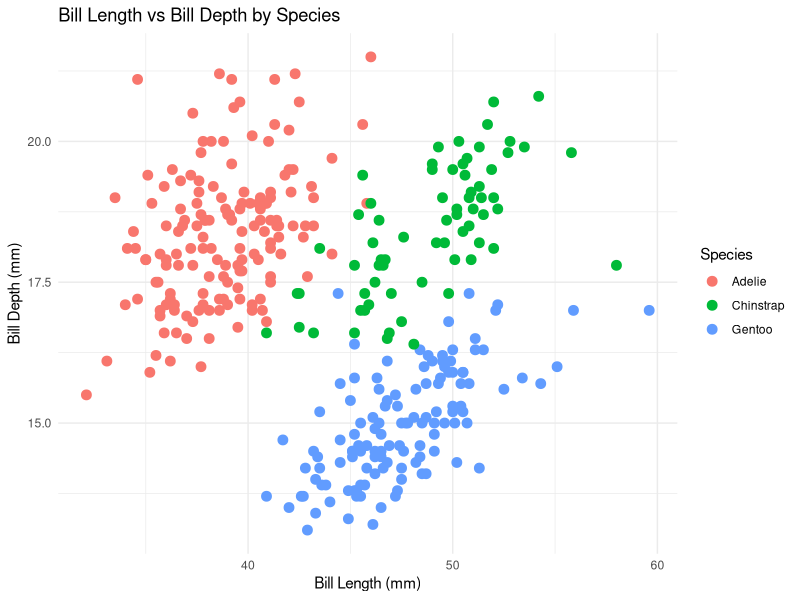
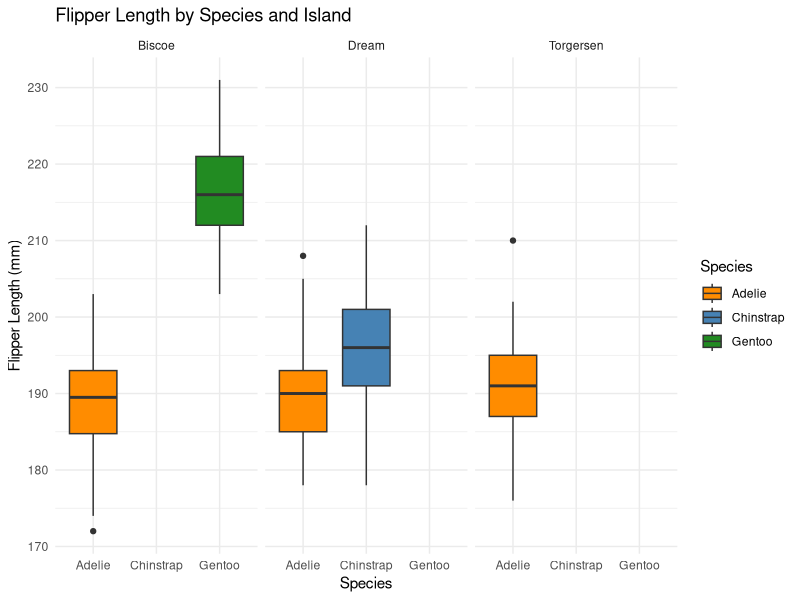

Recreate these plots in R, in order.
## ---- chunk 1
knitr::opts_chunk$set(echo = TRUE)
## ---- chunk 2
# Load tidyverse and palmerpenguins libraries
library(tidyverse)
library(palmerpenguins)
# Create a ggplot scatter plot using the penguins dataset.
ggplot(data = penguins, aes(x = bill_length_mm, y = bill_depth_mm)) +
  geom_point(aes(color = species), size = 3) +
  theme_minimal() +
  labs(title = "Bill Length vs Bill Depth by Species",
       x = "Bill Length (mm)",
       y = "Bill Depth (mm)",
       color = "Species")                            

# Generate a boxplot that compares flipper_length_mm across the different species. Facet this by island, using custom color palettes.
ggplot(data = penguins, aes(x = species, y = flipper_length_mm, fill = species)) +
  geom_boxplot() +
  facet_wrap(~ island) +
  scale_fill_manual(values = c("darkorange", "steelblue", "forestgreen")) +
  theme_minimal() +
  labs(title = "Flipper Length by Species and Island",
       x = "Species",
       y = "Flipper Length (mm)",
       fill = "Species")       

## ---- chunk 3
# Simple Example: Checking Sea Surface Temperature (SST)

sst <- 30.2

if (sst > 29.5) {
  print("Warning: Marine heatwave threshold exceeded!")
} else {
  print("SST remains within baseline parameters.")
}
## ---- chunk 4
# Load tidyverse (if not already loaded)
library(tidyverse)

# Sample coral data
coral_monitoring <- tibble(
  site = c("Site_A", "Site_B", "Site_C"),
  depth_m = c(12, 35, 8)
)

# Classify depth using if_else
coral_monitoring <- coral_monitoring %>% 
  mutate(zone = if_else(depth_m > 30, "Deep Reef", "Shallow Reef"))

## ---- chunk 5
coral_monitoring <- coral_monitoring %>% 
  mutate(reef_category = case_when(
    depth_m < 10  ~ "Lagoon / Flats",
    depth_m <= 30 ~ "Crest / Slope",
    depth_m > 30  ~ "Mesophotic / Deep",
    TRUE          ~ "Unclassified" # Catch-all remainder
  ))

## ---- chunk 6
# Classic loop anatomy
for (year in 2020:2024) {
  print(paste("Processing climate data for year:", year))
}

## ---- chunk 7
# Loop across index sequences
transect_lengths <- c(50, 100, 25, 75)

for (i in seq_along(transect_lengths)) {
  print(paste("Transect number", i, "measures", transect_lengths[i], "metres."))
}

## ---- chunk 8
site_areas <- c(144, 400, 625)
results <- numeric(length(site_areas)) # Must build an empty container first

for(i in seq_along(site_areas)){
  results[i] <- sqrt(site_areas[i])
}
## ---- chunk 9
library(purrr)
# Map directly and define your expected output type explicitly
mapped_results <- map_dbl(site_areas, sqrt)

## ---- chunk 10
# Iterate a summary function over split lists of data
iris %>% 
  split(.$Species) %>% 
  map(~summary(.x))
## ---- chunk 11
# Example fish count vectors
fish1 <- c(12, 15, 18, 20)
fish2 <- c(5, 7, 9, 6)
fish3 <- c(30, 28, 35, 40)

# Put them into a list
fish_counts <- list(fish1, fish2, fish3)


# Using a for-loop 
# Empty vector to store means
mean_counts <- numeric(length(fish_counts))

# For-loop
for(i in seq_along(fish_counts)) {
  mean_counts[i] <- mean(fish_counts[[i]])
}

mean_counts

# Using Purrr 
library(purrr)

mean_countsP <- map_dbl(fish_counts, mean)

mean_countsP
## ---- chunk 12
# Function Definition
calculate_coral_mortality <- function(initial_count, surviving_count) {
  
  # Logic safety switch using our conditional tools!
  if (initial_count <= 0) {
    stop("Initial count must be greater than zero.")
  }
  
  mortality_rate <- (initial_count - surviving_count) / initial_count
  return(mortality_rate)
}

# Utilizing your custom function
calculate_coral_mortality(initial_count = 120, surviving_count = 84)

## ---- chunk 13
temp_CtoF <- function(temp_C) {
  if (temp_C < -273.15) {
    stop("Temperature cannot be below absolute zero (-273.15°C).")
  }
  fahrenheit <- (temp_C * 9/5) + 32
  return(fahrenheit)
}

# Valid temp
temp_CtoF(28)


# Invalid temp
#temp_CtoF(-279)

# Output for invalid temp below, code was commented out to allow knitting
#Error in temp_CtoF(-279) :
#Temperature cannot be below absolute zero (-273.15°C).
